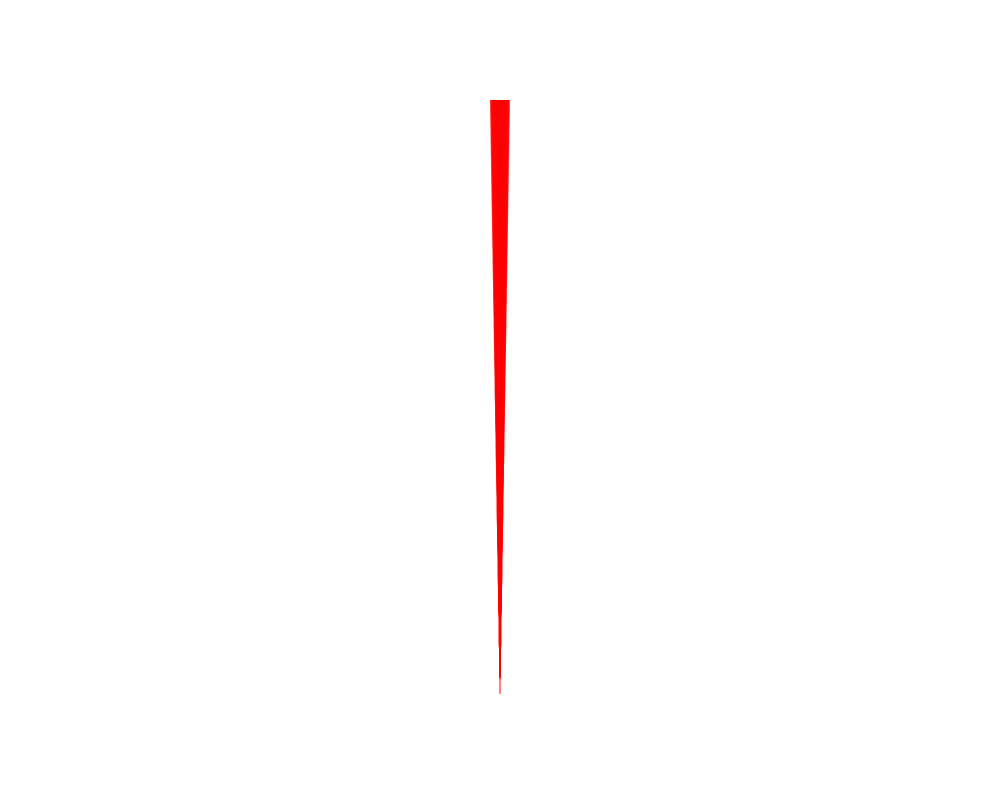

The notebook cell this image was saved under:
### Code cell
import numpy as np
import matplotlib.pyplot as plt
import xicsrt

import sys
sys.path.append(r"C:\Users\leila\Documents\Visual Studio\pppl_xics_2026\mirxics_jax")
import xics_jax

from xicsrt.tools import xicsrt_multi_voigt

config = {}

config['general'] = {}
config['general']['number_of_iter'] = 1
config['general']['save_images'] = False
config['general']['save_results'] = False

config['sources'] = {}
config['sources']['source'] = {
    'class_name': 'XicsrtSourceGeneric',

    'origin': [0.0, 0.0, 0.0],
    'zaxis': [0.0, 0.0, 1.0],

    'intensity': 10000,
    'spatial_dist': 'uniform',
    'xsize': 0.0,
    'ysize': 0.0,
    'zsize': 0.0,

    'angular_dist': 'isotropic',
    'spread': 0.01,

    'wavelength_dist': 'ar16_voigt',

    'ar16_ti': 2.0,
    'ar16_te': 3.0,
    'ar16_scale_factor': 1.0,    

     'multi_gridsize': None,
    'multi_cutoff': 1e-4,
}

config['optics'] = {}

config['optics']['detector'] = {
    'class_name': 'XicsrtOpticDetector',
    'origin': [0.0, 0.0, 1.0],
    'zaxis': [0.0, 0.0, -1.0],
    'xsize': 0.2,
    'ysize': 0.2,
    'pixel_size': 0.001,
}

results = xicsrt.raytrace(config)

source_rays = results['found']['history']['source']
detector_rays = results['found']['history']['detector']

print("Generated rays:", len(source_rays['wavelength']))
print("Detector rays:", len(detector_rays['wavelength']))
print("Wavelength min/max:", np.min(source_rays['wavelength']), np.max(source_rays['wavelength']))

import xicsrt.visual.xicsrt_2d__matplotlib as xicsrt_2d
fig = xicsrt_2d.plot_intersect(results, 'detector', aspect='equal')

import xicsrt.visual.xicsrt_3d__plotly as xicsrt_3d

fig = xicsrt_3d.figure()
# xicsrt_3d.add_fluxsurfaces(result['config'], range_n=(0, np.pi*2))
xicsrt_3d.add_rays(results)
xicsrt_3d.add_optics(results['config'])
xicsrt_3d.add_sources(results['config'])

fig.update_layout(
    autosize=False,
    width=1000,
    height=800,
)

xicsrt_3d.show()

plt.hist(source_rays['wavelength'], bins=200)
plt.xlabel("Wavelength [Å]")
plt.ylabel("Counts")
plt.title("Sampled multiline Voigt wavelengths")
plt.show()

# filter out rays above some value (4.01) and set wavelength range
# filter out beryllium lines or certain classes of lines

### Figure 1 — Plotly figure (JSON) as saved in the notebook; plotly's stock layout.template omitted (floating-point values rounded to 4 significant figures; data arrays with more than 128 entries replaced by an {"elided": "..."} marker saying what was removed)
{"data": [{"connectgaps": false, "line": {"color": "rgba(255, 0, 0, 0.01)"}, "mode": "lines", "name": "found", "showlegend": false, "type": "scatter3d", "x": {"elided": "30000 float values"}, "y": {"elided": "30000 float values"}, "z": {"elided": "30000 float values"}}, {"flatshading": true, "i": [0, 2], "j": [3, 3], "k": [1, 0], "name": "detector", "opacity": 0.5, "type": "mesh3d", "x": [0.1, 0.1, -0.1, -0.1, 0.1, 0.1, -0.1, -0.1], "y": [-0.1, 0.1, -0.1, 0.1, -0.1, 0.1, -0.1, 0.1], "z": [1.0, 1.0, 1.0, 1.0, 1.0, 1.0, 1.0, 1.0]}, {"flatshading": true, "i": [0, 2], "j": [3, 3], "k": [1, 0], "name": "source", "opacity": 0.5, "type": "mesh3d", "x": [0.0, 0.0, 0.0, 0.0, 0.0, 0.0, 0.0, 0.0], "y": [0.0, 0.0, 0.0, 0.0, 0.0, 0.0, 0.0, 0.0], "z": [0.0, 0.0, 0.0, 0.0, 0.0, 0.0, 0.0, 0.0]}], "layout": {"autosize": false, "height": 800, "paper_bgcolor": "rgba(0,0,0,0)", "plot_bgcolor": "rgba(0,0,0,0)", "scene": {"aspectmode": "data", "xaxis": {"showbackground": false, "visible": false}, "yaxis": {"showbackground": false, "visible": false}, "zaxis": {"showbackground": false, "visible": false}}, "width": 1000}}
